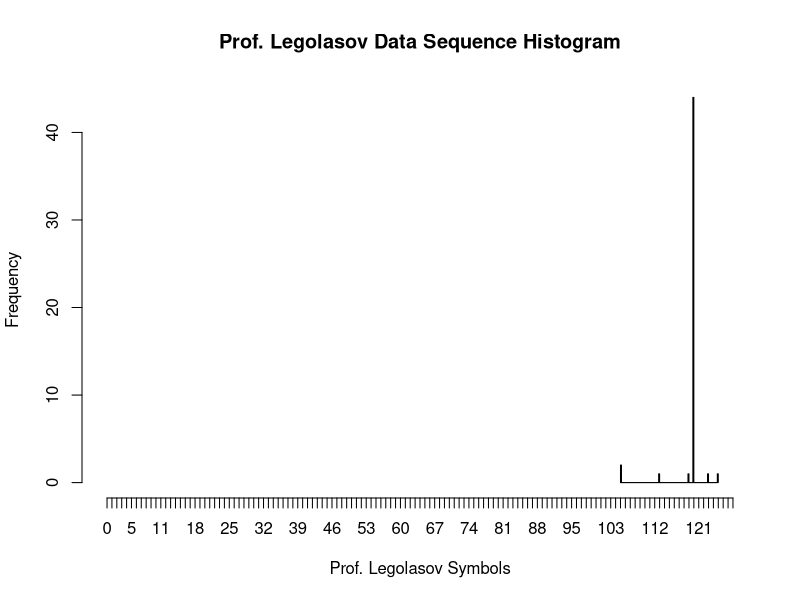

The R source for this figure: (Note: this script raises an error after producing the figure.)
library(gtools)

sourceValue = "qiwi{xxxxxxxxxxxxxxxxxxxxxxxxxxxxxxxxxxxxxxxxxxxx}"
len = nchar(sourceValue)
theVector = strsplit(sourceValue, '')[[1]]
numericVector <- asc(theVector)

"INTRO"
hist(numericVector, breaks=128, xlim=c(0,128), xaxt="n", main=paste("Prof. Legolasov Data Sequence Histogram"), xlab=paste("Prof. Legolasov Symbols"))
axis(1, at=seq(0,128, by=1))
summary(numericVector)

"PART 1"
numVec1 = numericVector[1:8]
letters <- c("{", "s", "t", "e", "m", "5", "4")
values <- c(0.1,0.3,0.6,0.7,0.4,0.2,0.8)
names(values) <- letters

x = c(1:10)
foo <- function(a,x,b){a*x+b*10}

plot(x,foo(values[chr(numVec1[[1]])], x, values[chr(numVec1[[2]])]), type="l", main="Ne Horosho 1", asp=1, ylab="y")

plot(x,foo(values[chr(numVec1[[3]])], x, values[chr(numVec1[[4]])]), type="l", main="Ne Horosho 3", asp=1, ylab="y")

plot(x,foo(values[chr(numVec1[[5]])], x, values[chr(numVec1[[6]])]), type="l", main="Ne Horosho 3", asp=1, ylab="y")

plot(x,foo(values[chr(numVec1[[7]])], x, values[chr(numVec1[[8]])]), type="l", main="Ne Horosho 4", asp=1, ylab="y")

"PART 2"
numVec2 = numericVector[9:16]
paste(numVec2-mean(numVec2))

"PART 3"
numVec3 = numericVector[17:24]
ne_uzhasno <- function(x){x*(5*x+15)}
paste(ne_uzhasno(numVec3))

"PART 4"
numVec4 = numericVector[25:32]
tmp = c(numVec4[3:8], numVec4[1:2])
tmp2 = c(tmp[3:4], tmp[7:8], tmp[1:2], tmp[5:6])
paste(tmp2 + 0x17)

"PART 5"
numVec5 = numericVector[33:40]
a = matrix(numVec5, nrow=8)
b = matrix(c(2,3,2,4,1,8,6,7,6,7,2,4,1,6,2,8,9,0,2,3,6,5,4,3,1,2,7,4,0,6,8,7,5,6,2,3,7,6,5,4,1,5,8,6,3,6,8,9,7,4,5,6,2,9,1,7,6,7,3,9,9,4,5,3), nrow=8)
paste(b %*% a)
